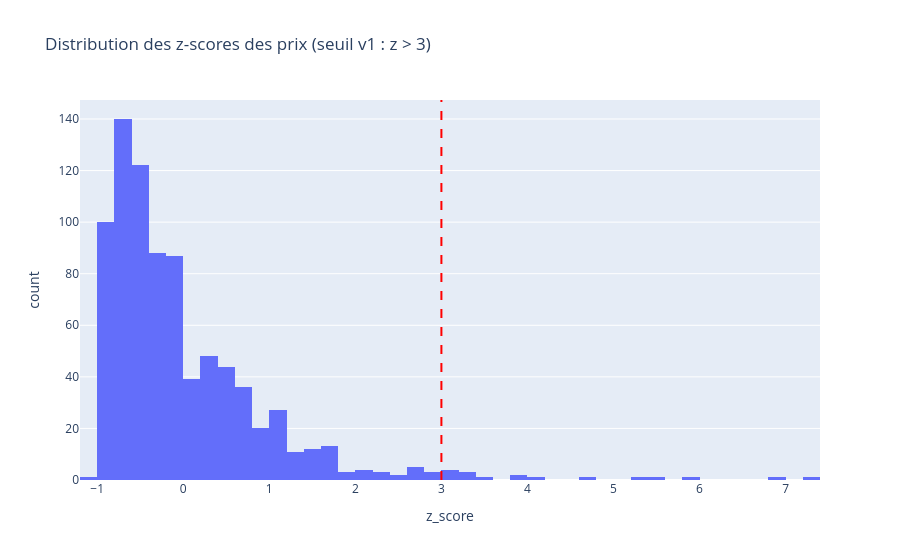

The code cell stored with this chart in its notebook:
### Code cell
# --- Méthode v1 : z-score ---
mu, sigma = total["price"].mean(), total["price"].std()
total["z_score"] = (total["price"] - mu) / sigma

n_12 = int(((total["z_score"] > 1) & (total["z_score"] <= 2)).sum())
n_23 = int(((total["z_score"] > 2) & (total["z_score"] <= 3)).sum())
n_3 = int((total["z_score"] > 3).sum())
print(f"Moyenne {mu:.2f} €, écart-type {sigma:.2f} €")
print(f"z entre 1 et 2 : {n_12} produits ({n_12/len(total)*100:.2f} %)")
print(f"z entre 2 et 3 : {n_23} produits ({n_23/len(total)*100:.2f} %)")
print(f"z > 3          : {n_3} produits -> outliers v1")

fig = px.histogram(total, x="z_score", nbins=60,
                   title="Distribution des z-scores des prix (seuil v1 : z > 3)")
fig.add_vline(x=3, line_dash="dash", line_color="red")
fig.show()

### Figure 1 — Plotly figure (JSON) as saved in the notebook; plotly's stock layout.template omitted (floating-point values rounded to 4 significant figures; data arrays with more than 128 entries replaced by an {"elided": "..."} marker saying what was removed)
{"data": [{"bingroup": "x", "hovertemplate": "z_score=%{x}<br>count=%{y}<extra></extra>", "legendgroup": "", "marker": {"color": "#636efa", "pattern": {"shape": ""}}, "name": "", "nbinsx": 60, "orientation": "v", "showlegend": false, "type": "histogram", "x": {"elided": "825 float values"}, "xaxis": "x", "yaxis": "y"}], "layout": {"barmode": "relative", "legend": {"tracegroupgap": 0}, "shapes": [{"line": {"color": "red", "dash": "dash"}, "type": "line", "x0": 3, "x1": 3, "xref": "x", "y0": 0, "y1": 1, "yref": "y domain"}], "title": {"text": "Distribution des z-scores des prix (seuil v1 : z > 3)"}, "xaxis": {"anchor": "y", "domain": [0.0, 1.0], "title": {"text": "z_score"}}, "yaxis": {"anchor": "x", "domain": [0.0, 1.0], "title": {"text": "count"}}}}
